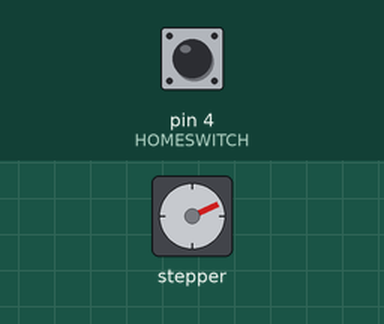
Bench run of a sketch on a simulated Arduino Uno, built with avr-gcc and run on an emulated ATmega328P. Shown: stepper motor. The inputs (shaded band) are chosen by the test bench; at power-on: pin 4 (HOMESWITCH) HIGH. Stepper angles assume 200 steps per turn.

Above: at 1.2 s.
1.3 s: pin 4 (HOMESWITCH) pulled LOW for 3.2 s
6.0 s: pin 4 (HOMESWITCH) pulled LOW for 0.15 s
At 7.2 s:
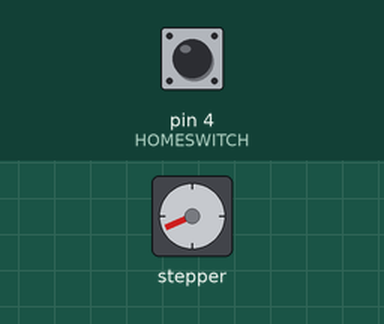
8.1 s: pin 4 (HOMESWITCH) pulled LOW for 3.2 s
At 12.9 s:
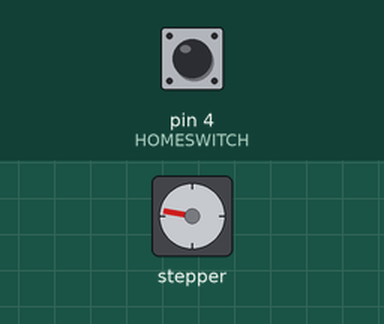
13.2 s: pin 4 (HOMESWITCH) pulled LOW for 1 s
At 15.2 s:
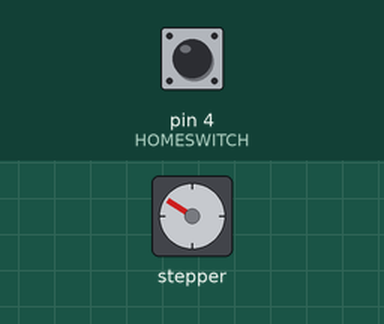
16.2 s: pin 4 (HOMESWITCH) pulsed LOW 5 times (0.12 s each, 0.3 s apart)
At 19.1 s:
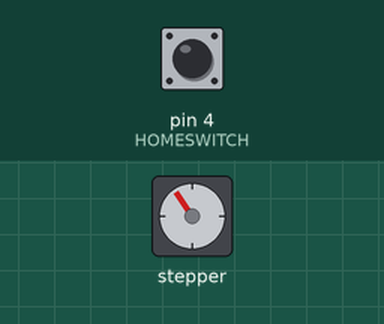
Timing chart, 0 to 20.2 s (numbered marks = the images above; inputs shaded):
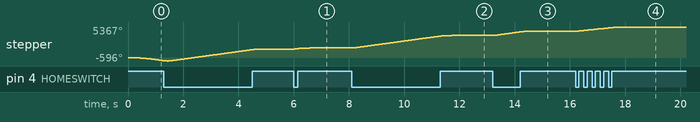

The sketch:

Mothership_005_SnL.ino
```cpp
// Space'n'Lasers
// Stepper Control Board for Spaceship


// axl@realaxl.de - with
// 2012-12-26 Arduino 1.0.1; AccelStepper 1.39
// 19.01.2016 Arduino 1.6.2; AccelStepper 1.49 (x230)
// 24.01.2016 support for Space'n'Lasers protocol
//    A800 home
//    A801 ping/pong

// based on AccelStepper / Bounce.pde
// http://www.airspayce.com/mikem/arduino/AccelStepper/
//
// -*- mode: C++ -*-
//
// Make a single stepper bounce from one limit to another
//
// Copyright (C) 2012 Mike McCauley
// $Id: Random.pde,v 1.1 2011/01/05 01:51:01 mikem Exp mikem $

// Define a stepper and the pins it will use
// AccelStepper stepper; // Defaults to AccelStepper::FULL4WIRE (4 pins) on 2, 3, 4, 5
#include <AccelStepper.h>
AccelStepper stepper(1, 2, 3);

long p = 0;                 // relative position [steps]
long home_pos = 0;          // home position = 0 [steps]
long p_min = 1000;          // far left ping/pong position [steps]
long p_max = 3000;          // far right ping/pongposition [steps]

// normal operation
float n_speed = 400;        // steps / sec
float n_acceleration = 200; // steps / sec / sec

float s_speed = 400;        // steps / sec
float s_acceleration = 800; // steps / sec / sec

// serial command processor
byte inByte = 0;         // incoming serial byte
byte cmd;                // command (1 character)
long val;                // value
boolean val_sig = 1;     // signature

// program finite state machine
byte state = 0;

const int HOMESWITCH = 4;

int receive_magic = 0; // to receive the magical A00x String

void setup()
{
  // setup the stepper object
  stepper_config(n_speed, n_acceleration * 8);
  stepper.moveTo(home_pos + p);

  pinMode(HOMESWITCH, INPUT);
  val_sig = false;

  // start serial port at 9600 bps and wait for port to open:
  Serial.begin(2400);
//  Serial.println(stepper.distanceToGo());
  Serial.flush();

  state = 0;
}


void loop() {
  // call this as much as you can ...
  stepper.run();

  // did we hit the home switch?
  if (!digitalRead(HOMESWITCH)) {
    if (true) { // (stepper.targetPosition() < stepper.currentPosition()) {
      stepper_home();
      stepper_config(n_speed, n_acceleration * 8);
      stepper.moveTo(home_pos + 50);
      //stepper.stop();
      state = 1;
    }
  }

  // did we reach the stepper destination?
  if (stepper.distanceToGo() == 0) {
    switch (state) {
      case 0: // init --> move to home (far left)
        stepper_config(n_speed, n_acceleration * 2);
        stepper.moveTo(-300000);
        state ++;
        break;
      case 1: // home reached
        stepper_home();
        stepper_config(n_speed, n_acceleration * 2);
        stepper.moveTo(home_pos + 10);
        state ++;
        write_status_to_serial();
        break;
      case 2: // home reached
        stepper_home();  // new and final home!
        stepper_config(n_speed, n_acceleration);
        state ++;
        write_status_to_serial();
        break;
      case 3:
        p = 0;
        break;
      case 4: // ping / pong
        if (p <= p_min) {
          p = p_max;
        } else {
          p = p_min;
        }
        stepper.moveTo(home_pos + p);
        write_status_to_serial();
        break;
    }
  }


  if (Serial.available() > 0) {
    // get incoming byte:
    inByte = Serial.read();

    switch (receive_magic) {
      case 0:
        receive_magic = (inByte == 'A') ? 1 : 0;
        break;
      case 1:
        receive_magic = (inByte == '8') ? 2 : 0;
        break;
      case 2:
        receive_magic = (inByte == '0') ? 3 : 0;
        break;
      case 3:
        switch (inByte) {
          case '0':
            if (state >= 3) {
              stepper.moveTo(home_pos);
              //Serial.println("force home");
              p = 0;
              state = 0;
            }
            break;
          case '1':
            if (state == 3) {
              state = 4;
            }
            break;
        }
        receive_magic = 0;
        write_status_to_serial();
        break;
    }
  }
}


void stepper_home() {
  home_pos = stepper.currentPosition();
}

void stepper_config(int s, int a) {
  s_speed = s;
  s_acceleration = a;
  stepper.setMaxSpeed(s_speed);
  stepper.setAcceleration(s_acceleration);
}


void write_status_to_serial() {
  /*
  Serial.write('d');
  Serial.write(';');
  Serial.print(state); // was: cmd !!!! 18.01.2016
  Serial.write(';');
  Serial.print(p);
  Serial.write(';');
  Serial.write('H');
  Serial.print(home_pos);
  Serial.write(';');
  Serial.write('s');
  Serial.print(s_speed);
  Serial.write(';');
  Serial.write('a');
  Serial.println(s_acceleration);
  */
}
```

Measured:
- after the input at 6.0 s, stepper: turns 180° clockwise in 0.61 s, starting at once
- after the input at 8.1 s, stepper: turns 2194° clockwise in 3.7 s, starting at once
- after the input at 13.2 s, stepper: turns 742° clockwise in 1.5 s, starting at once
- after the input at 16.2 s, stepper: turns 745° clockwise in 1.8 s, starting at once
